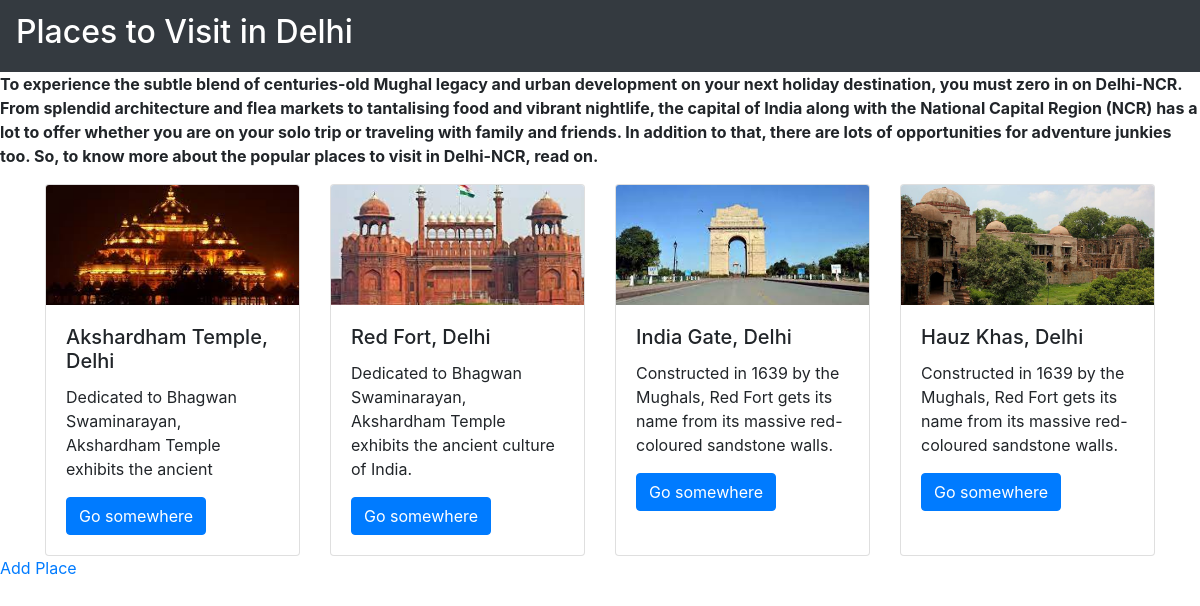
The page / on the database its author committed.
### movieapp/models.py (models this page shows, shortened)
class Movie(models.Model):
    name = models.CharField(max_length=250)
    desc = models.TextField()
    year = models.IntegerField()
    img = models.ImageField(upload_to='gallery')

### movieapp/views.py (the view)
# urls.py: path('',views.index,name='index '),
def index(request):
    movie = Movie.objects.all()
    context = {
        'movie_list': movie
    }
    return render(request,'index.html',context)

### templates/index.html (shortened to what this page needs)
{% extends 'base.html' %}
{% block body %}
<div class="container ">
    <div class="row">
        {% for i in movie_list %}
        <div class="col-md-3 ">
            <div class="card h-100">
      <img class="card-img-top " src="{{i.img.url}}" alt="" style="max-width: 100%; height: 10vw;" >
  <div class="card-body " >
    <h5 class="card-title">{{i.name}}</h5>
    <p class="card-text">{{i.desc}}</p>
    <a href="{% url 'movieapp:detail' i.id%}" class="btn btn-primary">Go somewhere</a>
  </div>
</div>
        </div>
        {% endfor %}
    </div>
</div>
<a href="{% url 'movieapp:add_movie' %}">Add Place</a>
{% endblock %}

### templates/base.html (shortened to what this page needs)
{% load static %}
<!DOCTYPE html>
<html lang="en">
<head>
    <link rel="stylesheet" href="https://cdn.jsdelivr.net/npm/bootstrap@4.0.0/dist/css/bootstrap.min.css">
    <link rel="stylesheet" href="{% static 'style.css' %}">
</head>
<body>
<nav class="navbar navbar-dark bg-dark">
  <a class="navbar-brand" href="#">
    <b><h2>Places to Visit in Delhi</h2></b>
  </a>
</nav>
<p><b>To experience the subtle blend of centuries-old Mughal legacy and urban development on your next holiday destination, you must zero in on Delhi-NCR. From splendid architecture and flea markets to tantalising food and vibrant nightlife, the capital of India along with the National Capital Region (NCR) has a lot to offer whether you are on your solo trip or traveling with family and friends. In addition to that, there are lots of opportunities for adventure junkies too. So, to know more about the popular places to visit in Delhi-NCR, read on.</b></p>
{% block body %}
{% endblock %}
</body>
</html>

### static/style.css (style rules this page uses)
body { background-color: white; }
.card-img-top { width: 100%; height: 15vw; object-fit: cover; }

### rows shown on the page
Movie: img (picture), name "Akshardham Temple, Delhi", desc "Dedicated to Bhagwan Swaminarayan, Akshardham Temple exhibits the ancient"
Movie: img (picture), name "Red Fort, Delhi", desc "Dedicated to Bhagwan Swaminarayan, Akshardham Temple exhibits the ancient culture of India."
Movie: img (picture), name "India Gate, Delhi", desc "Constructed in 1639 by the Mughals, Red Fort gets its name from its massive red-coloured sandstone walls."
Movie: img (picture), name "Hauz Khas, Delhi", desc "Constructed in 1639 by the Mughals, Red Fort gets its name from its massive red-coloured sandstone walls."
